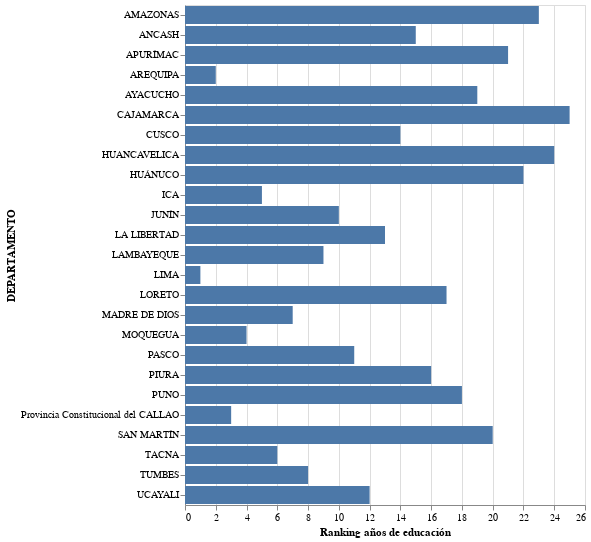

Notebook code cell kept with this figure:
### Code cell
alt.Chart(ranking_años_educacion).mark_bar().encode(
    y=alt.Y('DEPARTAMENTO'),
    x=alt.X('Ranking años de educación')
)

### Figure 1 — Vega-Lite specification as saved in the notebook (floating-point values rounded to 4 significant figures)
{"config": {"view": {"continuousWidth": 400, "continuousHeight": 300}}, "data": {"name": "data-3565db5bd05bc41c8a4b3165a2783728"}, "mark": "bar", "encoding": {"x": {"field": "Ranking años de educación", "type": "quantitative"}, "y": {"field": "DEPARTAMENTO", "type": "nominal"}}, "$schema": "https://vega.github.io/schema/vega-lite/v4.17.0.json", "datasets": {"data-3565db5bd05bc41c8a4b3165a2783728": [{"Ranking años de educación": 1.0, "DEPARTAMENTO": "LIMA", "Años de educación (Poblac. 25 y más)": 10.36}, {"Ranking años de educación": 2.0, "DEPARTAMENTO": "AREQUIPA", "Años de educación (Poblac. 25 y más)": 10.1}, {"Ranking años de educación": 3.0, "DEPARTAMENTO": "Provincia Constitucional del CALLAO", "Años de educación (Poblac. 25 y más)": 10.06}, {"Ranking años de educación": 4.0, "DEPARTAMENTO": "MOQUEGUA", "Años de educación (Poblac. 25 y más)": 9.922}, {"Ranking años de educación": 5.0, "DEPARTAMENTO": "ICA", "Años de educación (Poblac. 25 y más)": 9.905}, {"Ranking años de educación": 6.0, "DEPARTAMENTO": "TACNA", "Años de educación (Poblac. 25 y más)": 9.811}, {"Ranking años de educación": 7.0, "DEPARTAMENTO": "MADRE DE DIOS", "Años de educación (Poblac. 25 y más)": 8.726}, {"Ranking años de educación": 8.0, "DEPARTAMENTO": "TUMBES", "Años de educación (Poblac. 25 y más)": 8.667}, {"Ranking años de educación": 9.0, "DEPARTAMENTO": "LAMBAYEQUE", "Años de educación (Poblac. 25 y más)": 8.445}, {"Ranking años de educación": 10.0, "DEPARTAMENTO": "JUNÍN", "Años de educación (Poblac. 25 y más)": 8.381}, {"Ranking años de educación": 11.0, "DEPARTAMENTO": "PASCO", "Años de educación (Poblac. 25 y más)": 8.141}, {"Ranking años de educación": 12.0, "DEPARTAMENTO": "UCAYALI", "Años de educación (Poblac. 25 y más)": 8.052}, {"Ranking años de educación": 13.0, "DEPARTAMENTO": "LA LIBERTAD", "Años de educación (Poblac. 25 y más)": 8.034}, {"Ranking años de educación": 14.0, "DEPARTAMENTO": "CUSCO", "Años de educación (Poblac. 25 y más)": 7.798}, {"Ranking años de educación": 15.0, "DEPARTAMENTO": "ANCASH", "Años de educación (Poblac. 25 y más)": 7.633}, {"Ranking años de educación": 16.0, "DEPARTAMENTO": "PIURA", "Años de educación (Poblac. 25 y más)": 7.578}, {"Ranking años de educación": 17.0, "DEPARTAMENTO": "LORETO", "Años de educación (Poblac. 25 y más)": 7.56}, {"Ranking años de educación": 18.0, "DEPARTAMENTO": "PUNO", "Años de educación (Poblac. 25 y más)": 7.448}, {"Ranking años de educación": 19.0, "DEPARTAMENTO": "AYACUCHO", "Años de educación (Poblac. 25 y más)": 6.906}, {"Ranking años de educación": 20.0, "DEPARTAMENTO": "SAN MARTÍN", "Años de educación (Poblac. 25 y más)": 6.645}, {"Ranking años de educación": 21.0, "DEPARTAMENTO": "APURÍMAC", "Años de educación (Poblac. 25 y más)": 6.61}, {"Ranking años de educación": 22.0, "DEPARTAMENTO": "HUÁNUCO", "Años de educación (Poblac. 25 y más)": 6.573}, {"Ranking años de educación": 23.0, "DEPARTAMENTO": "AMAZONAS", "Años de educación (Poblac. 25 y más)": 6.051}, {"Ranking años de educación": 24.0, "DEPARTAMENTO": "HUANCAVELICA", "Años de educación (Poblac. 25 y más)": 5.735}, {"Ranking años de educación": 25.0, "DEPARTAMENTO": "CAJAMARCA", "Años de educación (Poblac. 25 y más)": 5.608}]}}
